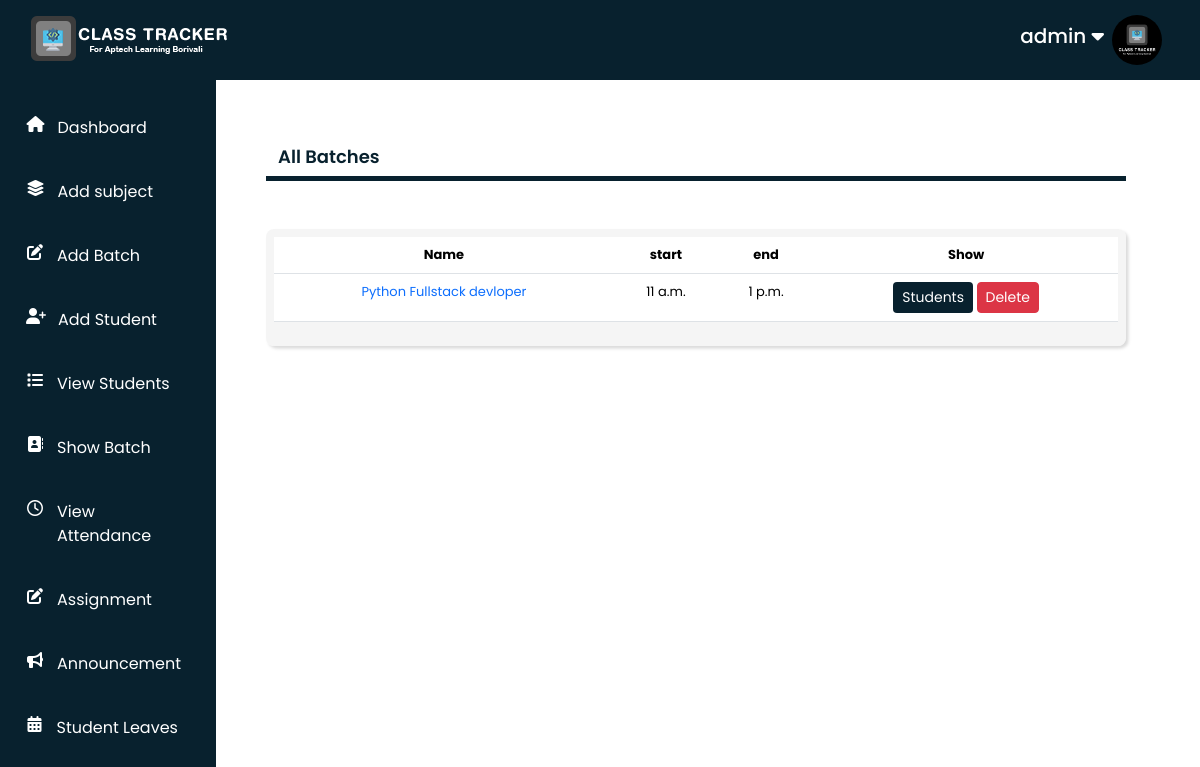
Screenshot of /teacher/showbatch/ (signed in) with the database file from the repository.
### Teacher/models.py (models this page shows, shortened)
class AddStudent(models.Model):
    user = models.OneToOneField(User,on_delete=models.PROTECT,primary_key=True)
    student_id = models.CharField(max_length=100,unique=True)
    student_batch = models.ForeignKey(AddBatch,on_delete=models.SET_NULL,null=True,blank=True)
    student_name = models.CharField(max_length=100)
    student_number = models.PositiveIntegerField()
    student_gender = models.CharField(max_length=100)
    student_dob = models.DateField()
    student_address = models.CharField(max_length=300)
    student_image = models.ImageField(upload_to='profile_image',blank=True)
    student_status = models.CharField(max_length=100)

class AddBatch(models.Model):
    batch_id = models.AutoField(primary_key=True)
    batch_name = models.CharField(max_length=100)
    batch_faculty = models.CharField(max_length=100)
    batch_startdate = models.DateField()
    batch_starttime = models.TimeField()
    batch_endtime = models.TimeField()
    batch_subjects = models.ManyToManyField(AddSubject)

### Teacher/views.py (the view)
# urls.py: path('showbatch/', views.show_batch ,name='showbatch'),
def show_batch(request):
    if request.user.is_authenticated and request.user.is_superuser == True:
        stud_data = AddStudent.objects.get(user=request.user)
        if request.user.is_authenticated and request.user.is_superuser == True:
            batches = AddBatch.objects.all()
            return render(request,'Teacher/showbatch.html',{'batches':batches, 'name':request.user,'stud_data':stud_data})
        else:
            return render(request,"Teacher/loginpage.html")
    else:
        messages.success(request,"YOU DON'T HAVE AN ACCESS TO MANAGE THIS AUTHERITY")
        return redirect("access_denied")

### Teacher/templates/Teacher/showbatch.html (shortened to what this page needs)
{% extends "Teacher/base.html" %}
{% load static %}
{% block content %}
<h4 class="container mt-3 borderline textcolor pb-2">All Batches</h4>
<div class="container formbgcolor formshadow p-2 mt-5 rounded-3">
    <table class="table table-hover container">
        <thead>
          <tr class="text-center">
            <th scope="col">Name</th>
            <th scope="col">start</th>
            <th scope="col">end</th>
            <th scope="col">Show</th>
          </tr>
        </thead>
        <tbody>
        {% for batch in batches %}
        <tr class="text-center">
            <td><a href="{% url 'updatebatch' batch.batch_id %}" class="text-primary">{{batch.batch_name}}</a></td>
            <td>{{batch.batch_starttime}}</td>
            <td>{{batch.batch_endtime}}</td>
            <td>
                <a href="{% url 'showbatchstudent' batch.batch_id %}" class="btn buttoncolor btn-sm">Students</a>
                <form action="{% url 'deletebatch' batch.batch_id %}" method="post" class="d-inline">
                    <input type="submit" class="btn btn-danger btn-sm" value="Delete"/>
                </form>
            </td>
        </tr>
        {% endfor %}
        </tbody>
      </table>
</div>
{% endblock content %}

### Teacher/templates/Teacher/navbar.html (shortened to what this page needs)
{% load static %}
<nav class="navbar-container">
	<div class="navbar-img"><img src="{% static "Teacher/images/Navbar-logo.png" %}" alt="" srcset=""></div>
	<div class="personal-info">
		<h2>{{name}}  <i class="fa-solid fa-caret-down"></i></h2>
		<div class="img-section mx-2">
			{% if stud_data.student_image %}
			<img src="{{stud_data.student_image.url}}" alt="">
			{% else %}
			<img src="{% static 'Teacher/images/user-default.png' %}" alt="Not Img">
			{% endif %}
		</div>
	</div>
</nav>

### Teacher/static/Teacher/css/style.css (style rules this page uses)
* { margin: 0; padding: 0; box-sizing: border-box; }
body { font-family: "Poppins", sans-serif; overflow-x: hidden; font-style: normal; }
.borderline { border-bottom: 5px solid rgb(8, 33, 46); }
.textcolor { color:rgb(8, 33, 46) ; font-weight: 600; }
.buttoncolor { background-color: rgb(8, 33, 46); color: #fff; }
.formbgcolor { background-color:#f0f0f0a0; }
.formshadow { box-shadow: rgba(0, 0, 0, 0.15) 2.4px 2.4px 3.2px; }
a { text-decoration: none; color: black; }
.navbar-container { width: 100%; height: 100%; display: flex; justify-content: space-between; align-items: center; padding: 30px; }
.navbar-container .navbar-img { width: 200px; height: 100px; }
.navbar-container .navbar-img img { width: 100%; height: 100%; }
.navbar-container .personal-info { display: flex; justify-content: space-between; align-items: center; height: 100%; cursor: pointer; }
.navbar-container .personal-info h2 { font-size: 20px; }
.navbar-container .personal-info .img-section { width: 50px; height: 50px; border-radius: 50%; margin-right: 20px; }
.navbar-container .personal-info .img-section img { width: 100%; height: 100%; object-fit: cover; border-radius: 50%; }
@media (max-width:1368px) { h4 { font-size: 18px; } }
@media (max-width:1368px) { .task-list a,td { font-size: 13px; } }
@media (max-width:1368px) { .task-list a,th { font-size: 13px; } }

### rows the page displays
AddStudent: student_image (picture)
AddBatch: batch_name "Python Fullstack devloper", batch_starttime "11 a.m.", batch_endtime "1 p.m."

### other values shown
{{ name }} "admin"
